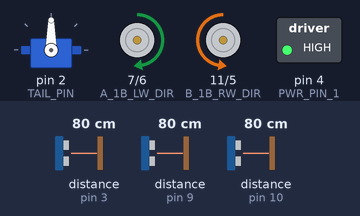
Recording of a sketch running on a simulated Arduino Uno, built with avr-gcc and run on an emulated ATmega328P. On the bench: servo, direction and speed pins drawn as motors (green arrow = direction pin HIGH = forward, orange = LOW = backward, longer = more drive), switched loads named in the sketch (green lamp = pin HIGH). Wiring (inferred from the names in the program): 3 × ultrasonic range finder: trigger pin 8, echo pin 9 / trigger pin 12, echo pin 3 / trigger pin 13, echo pin 10. The test bench sets the inputs (shaded band); at power-on: distance to the obstacle (sensors on pin 3, pin 9, pin 10) 80 cm. The echo pulse lasts 58.3 µs per cm; pins used as bus, display or sensor lines are not drawn.

Above: at 4.2 s.
4.3 s: distance to the obstacle (sensor on pin 3) set to 54 cm
5.8 s: distance to the obstacle (sensor on pin 3) set to 46 cm
At 6.5 s:
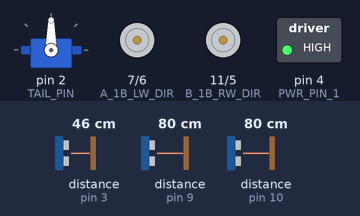
At 6.88 s:
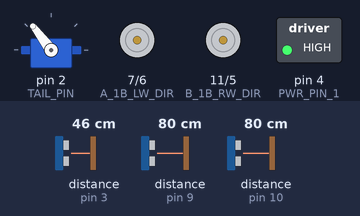
Timing chart, 0 to 14.8 s (numbered marks = the images above; inputs shaded):
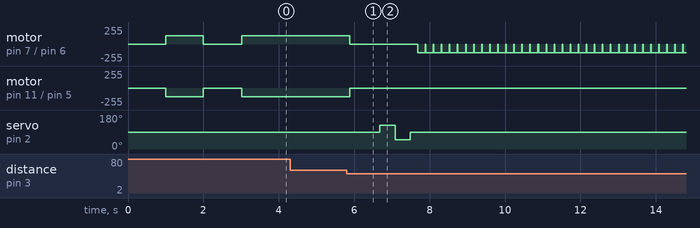

Measured:
- the behaviour switches between 51 and 50 cm on distance to the obstacle (sensor on pin 3) (found by bisection; images 0 and 1)
- after the input at 4.3 s, every drawn part: stays the same
- after the input at 5.8 s, motor on pin 7 (A_1B_LW_DIR) / pin 6 (A_1A_LW_PWM): forward 127/255 → stopped after 0.08 s, then repeats every 0.21 s: backward 128/255 0.20 s, stopped 0.01 s; motor on pin 11 (B_1B_RW_DIR) / pin 5 (B_1A_RW_PWM): backward 128/255 → stopped after 0.08 s

The sketch:

CatCompanion.ino
```cpp
/*
  CatCompanion 2020 © All Rights Reserved
  Author: Wit Zieliński (ziewit@gmail.com)
  Project: https://github.com/witko0/catcompanion
*/

#include <Servo.h>

// SG90 data
Servo tail;
const int MIN_ANGLE   = 450;
const int MID_ANGLE   = 1450;
const int MAX_ANGLE   = 2450;
const int RIGHT_ANGLE = 1850;
const int LEFT_ANGLE  = 1050;

// Pin configuration
const int PWR_PIN_1   = 4;  // additional 5V power supply
const int TAIL_PIN    = 2;  // tail PWM
const int A_1A_LW_PWM = 6;  // left wheel PWM (Timer 0)
const int A_1B_LW_DIR = 7;  // left wheel direction
const int B_1A_RW_PWM = 5;  // right wheel PWM (Timer 0)
const int B_1B_RW_DIR = 11; // right wheel direction
const int TRIG_PIN_M  = 12; // middle distance sensor trigger pin
const int ECHO_PIN_M  = 3;  // middle distance sensor echo pin
const int TRIG_PIN_R  = 13; // right distance sensor trigger pin
const int ECHO_PIN_R  = 10; // right distance sensor echo pin
const int TRIG_PIN_L  = 8;  // left distance sensor trigger pin
const int ECHO_PIN_L  = 9;  // left distance sensor echo pin

// PWM duty cycle
const int PWM_SPEED_MID  = 128;

int distance_mid, distance_l, distance_r;

/* PWM Timer 0 prescaler options (pins 5 & 6)
Setting                          Prescale_factor
TCCR0B = _BV(CS00);              1
TCCR0B = _BV(CS01);              8
TCCR0B = _BV(CS00) | _BV(CS01);  64
TCCR0B = _BV(CS02);              256
TCCR0B = _BV(CS00) | _BV(CS02);  1024
*/

void setup()
{
  // Set PWM Timer 0 prescaler to 1 (Fast PWM 62.500 kHz)
  //TCCR0A = _BV(COM0A1) | _BV(COM0B1) | _BV(WGM01) | _BV(WGM00);
  //TCCR0B = _BV(CS01);
  // Also modified: Arduino\hardware\arduino\avr\cores\arduino\wiring.c :
  //                #define MICROSECONDS_PER_TIMER0_OVERFLOW (clockCyclesToMicroseconds(1 * 256))

  // Engines steering by L9110S
  pinMode(A_1A_LW_PWM, OUTPUT);
  pinMode(A_1B_LW_DIR, OUTPUT);
  pinMode(B_1A_RW_PWM, OUTPUT);
  pinMode(B_1B_RW_DIR, OUTPUT);
  digitalWrite(A_1A_LW_PWM, LOW);
  digitalWrite(A_1B_LW_DIR, LOW);
  digitalWrite(B_1A_RW_PWM, LOW);
  digitalWrite(B_1B_RW_DIR, LOW);

  // Tail servo SG90
  tail.attach(TAIL_PIN);

  // Distance sensors HC-SR04
  pinMode(TRIG_PIN_M, OUTPUT);
  pinMode(ECHO_PIN_M, INPUT);
  pinMode(TRIG_PIN_L, OUTPUT);
  pinMode(ECHO_PIN_L, INPUT);
  pinMode(TRIG_PIN_R, OUTPUT);
  pinMode(ECHO_PIN_R, INPUT);

  // Arduino diode
  pinMode(LED_BUILTIN, OUTPUT);

  // Digital pins as additional power supply
  pinMode(PWR_PIN_1, OUTPUT);
  digitalWrite(PWR_PIN_1, HIGH);

  delay(1000);
  wheels("forward");
  delay(1000);
  wheels("stop");
  delay(1000);
}

void loop()
{
  distance_mid = get_distance_mid();
  distance_l = get_distance_l();
  distance_r = get_distance_r();

  if ((distance_mid < 50) || (distance_l < 30) || (distance_r < 30))
  {
    digitalWrite(LED_BUILTIN, HIGH);

    wheels("stop");
    delay(800);

    tail_movement_long();
    delay(200);

    while ((distance_mid < 50) || (distance_l < 30) || (distance_r < 30))
    {
      wheels("turnright");
      delay(200);
      wheels("stop");

      distance_mid = get_distance_mid();
      distance_l = get_distance_l();
      distance_r = get_distance_r();
    }

    wheels("stop");
    delay(300);
  }
  else
  {
    digitalWrite(LED_BUILTIN, LOW);
    wheels("forward");
    delay(100);
  }
}

int get_distance_mid()
{
  long impulse_time, distance;

  digitalWrite(TRIG_PIN_M, LOW);
  delayMicroseconds(2);
  digitalWrite(TRIG_PIN_M, HIGH);
  delayMicroseconds(10);
  digitalWrite(TRIG_PIN_M, LOW);

  impulse_time = pulseIn(ECHO_PIN_M, HIGH);
  distance = impulse_time / 58;

  return distance;
}

int get_distance_l()
{
  long impulse_time, distance;

  digitalWrite(TRIG_PIN_L, LOW);
  delayMicroseconds(2);
  digitalWrite(TRIG_PIN_L, HIGH);
  delayMicroseconds(10);
  digitalWrite(TRIG_PIN_L, LOW);

  impulse_time = pulseIn(ECHO_PIN_L, HIGH);
  distance = impulse_time / 58;

  return distance;
}

int get_distance_r()
{
  long impulse_time, distance;

  digitalWrite(TRIG_PIN_R, LOW);
  delayMicroseconds(2);
  digitalWrite(TRIG_PIN_R, HIGH);
  delayMicroseconds(10);
  digitalWrite(TRIG_PIN_R, LOW);

  impulse_time = pulseIn(ECHO_PIN_R, HIGH);
  distance = impulse_time / 58;

  return distance;
}

void tail_movement_long()
{
  tail.writeMicroseconds(RIGHT_ANGLE);
  delay(400);
  tail.writeMicroseconds(LEFT_ANGLE);
  delay(400);
  tail.writeMicroseconds(MID_ANGLE);
}

void wheels(const char* command)
{
  if ("forward" == command)
  {
    wheel_L("forward");
    wheel_R("forward");
  }
  else if ("backward" == command)
  {
    wheel_L("backward");
    wheel_R("backward");
  }
  else if ("turnleft" == command)
  {
    wheel_L("stop");
    wheel_R("backward");
  }
  else if ("turnright" == command)
  {
    wheel_L("backward");
    wheel_R("stop");
  }
  else
  {
    wheel_L("stop");
    wheel_R("stop");
  }
}

void wheel_L(const char* command)
{
  if ("forward" == command)
  {
    digitalWrite(A_1B_LW_DIR, HIGH);
    analogWrite(A_1A_LW_PWM, 255 - PWM_SPEED_MID);
  }
  else if ("backward" == command)
  {
    digitalWrite(A_1B_LW_DIR, LOW);
    analogWrite(A_1A_LW_PWM, PWM_SPEED_MID);
  }
  else
  {
    digitalWrite(A_1A_LW_PWM, LOW);
    digitalWrite(A_1B_LW_DIR, LOW);
  }
}

void wheel_R(const char* command)
{
  if ("forward" == command)
  {
    digitalWrite(B_1B_RW_DIR, LOW);
    analogWrite(B_1A_RW_PWM, PWM_SPEED_MID);
  }
  else if ("backward" == command)
  {
    digitalWrite(B_1B_RW_DIR, HIGH);
    analogWrite(B_1A_RW_PWM, 255 - PWM_SPEED_MID);
  }
  else
  {
    digitalWrite(B_1A_RW_PWM, LOW);
    digitalWrite(B_1B_RW_DIR, LOW);
  }
}
```
